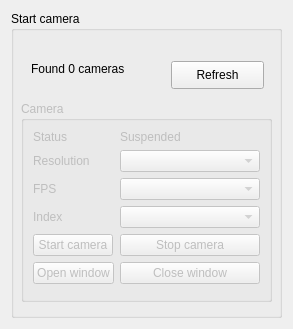
<?xml version="1.0" encoding="UTF-8"?>
<ui version="4.0">
 <class>PS3EYE_Parameters_Widget</class>
 <widget class="QWidget" name="PS3EYE_Parameters_Widget">
  <property name="geometry">
   <rect>
    <x>0</x>
    <y>0</y>
    <width>293</width>
    <height>329</height>
   </rect>
  </property>
  <property name="windowTitle">
   <string>Form</string>
  </property>
  <layout class="QVBoxLayout" name="verticalLayout">
   <item>
    <widget class="QGroupBox" name="groupBox">
     <property name="title">
      <string>Start camera</string>
     </property>
     <widget class="QGroupBox" name="camera_group_box">
      <property name="enabled">
       <bool>false</bool>
      </property>
      <property name="geometry">
       <rect>
        <x>10</x>
        <y>90</y>
        <width>251</width>
        <height>201</height>
       </rect>
      </property>
      <property name="title">
       <string>Camera</string>
      </property>
      <layout class="QFormLayout" name="formLayout">
       <item row="1" column="0">
        <widget class="QLabel" name="label">
         <property name="sizePolicy">
          <sizepolicy hsizetype="Fixed" vsizetype="Minimum">
           <horstretch>1</horstretch>
           <verstretch>0</verstretch>
          </sizepolicy>
         </property>
         <property name="minimumSize">
          <size>
           <width>0</width>
           <height>0</height>
          </size>
         </property>
         <property name="sizeIncrement">
          <size>
           <width>8</width>
           <height>0</height>
          </size>
         </property>
         <property name="baseSize">
          <size>
           <width>5</width>
           <height>0</height>
          </size>
         </property>
         <property name="text">
          <string>Resolution</string>
         </property>
        </widget>
       </item>
       <item row="1" column="1">
        <widget class="QComboBox" name="resolution_combo">
         <property name="currentText">
          <string>640x480</string>
         </property>
         <property name="currentIndex">
          <number>-1</number>
         </property>
         <property name="placeholderText">
          <string>640x480</string>
         </property>
        </widget>
       </item>
       <item row="2" column="0">
        <widget class="QLabel" name="label_2">
         <property name="text">
          <string>FPS</string>
         </property>
        </widget>
       </item>
       <item row="2" column="1">
        <widget class="QComboBox" name="fps_combo">
         <property name="placeholderText">
          <string>60</string>
         </property>
        </widget>
       </item>
       <item row="3" column="0">
        <widget class="QLabel" name="label_3">
         <property name="text">
          <string>Index</string>
         </property>
        </widget>
       </item>
       <item row="3" column="1">
        <widget class="QComboBox" name="index_combo">
         <property name="currentText">
          <string/>
         </property>
        </widget>
       </item>
       <item row="4" column="0">
        <widget class="QPushButton" name="start_camera_btn">
         <property name="text">
          <string>Start camera</string>
         </property>
        </widget>
       </item>
       <item row="4" column="1">
        <widget class="QPushButton" name="stop_camera_btn">
         <property name="text">
          <string>Stop camera</string>
         </property>
        </widget>
       </item>
       <item row="5" column="0">
        <widget class="QPushButton" name="open_window_btn">
         <property name="text">
          <string>Open window</string>
         </property>
        </widget>
       </item>
       <item row="5" column="1">
        <widget class="QPushButton" name="close_window_btn">
         <property name="text">
          <string>Close window</string>
         </property>
        </widget>
       </item>
       <item row="0" column="0">
        <widget class="QLabel" name="label_4">
         <property name="text">
          <string>Status</string>
         </property>
        </widget>
       </item>
       <item row="0" column="1">
        <widget class="QLabel" name="label_5">
         <property name="text">
          <string>Suspended</string>
         </property>
        </widget>
       </item>
      </layout>
     </widget>
     <widget class="QLabel" name="label_6">
      <property name="geometry">
       <rect>
        <x>20</x>
        <y>50</y>
        <width>111</width>
        <height>16</height>
       </rect>
      </property>
      <property name="text">
       <string>Found 0 cameras</string>
      </property>
     </widget>
     <widget class="QPushButton" name="refresh_btn">
      <property name="geometry">
       <rect>
        <x>160</x>
        <y>50</y>
        <width>93</width>
        <height>28</height>
       </rect>
      </property>
      <property name="text">
       <string>Refresh</string>
      </property>
     </widget>
    </widget>
   </item>
  </layout>
 </widget>
 <resources/>
 <connections/>
</ui>
